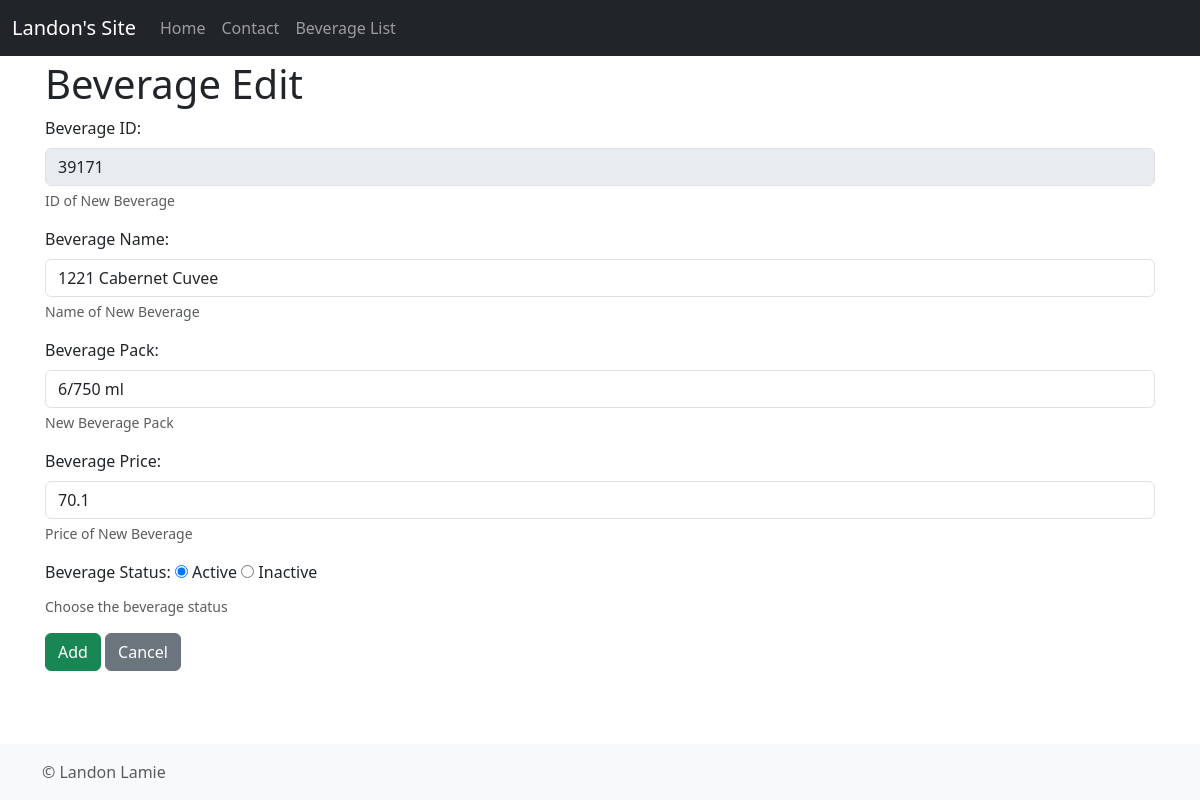
Page /beverage/39171/edit on the earlier database version.
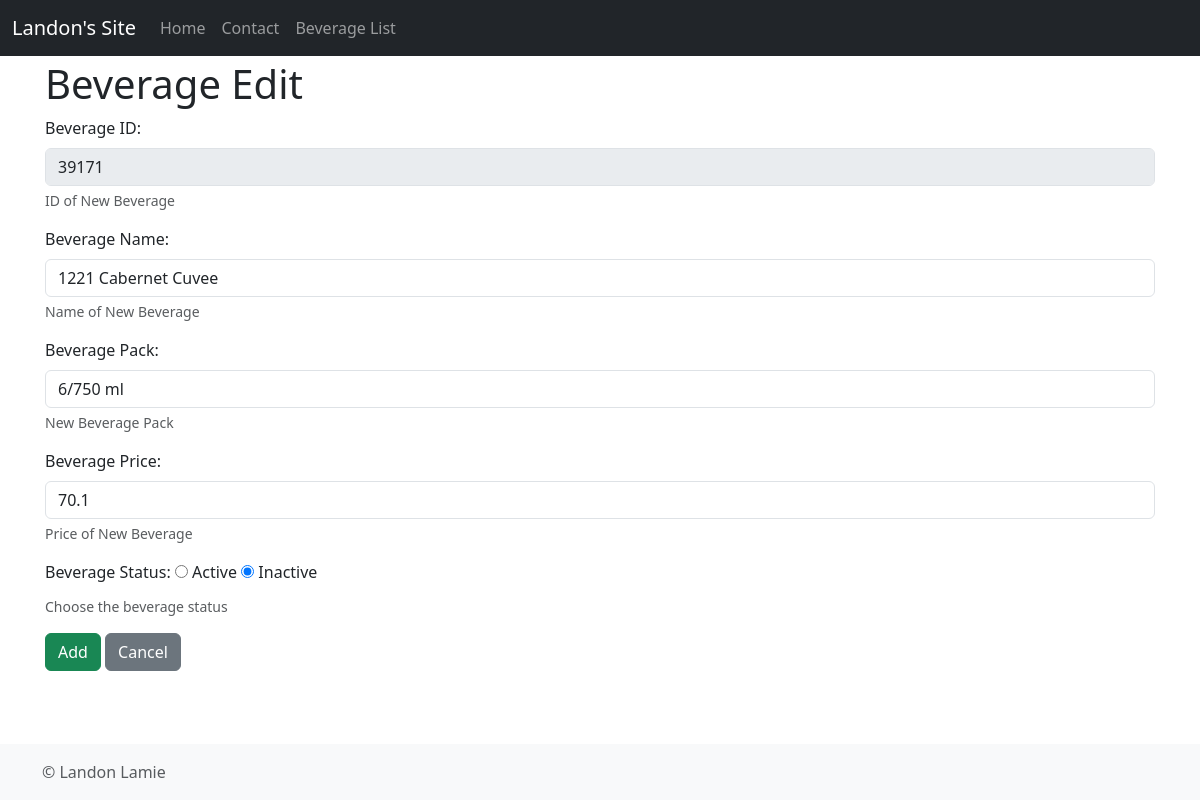
Same page on the later database version.
### models/beverage.py (models this page shows, shortened)
class Beverage(Base):
    __tablename__ = "beverages"
    id = Column(String(255), primary_key=True)
    name = Column(String(255), nullable=False)
    pack = Column(String(255), nullable=False)
    price = Column(Float, nullable=False)
    active = Column(Boolean, nullable=False)

### views/beverage.py (the view, shortened to what this page needs)
def beverage_edit_view(pk):
    errors = []
    beverage = db_session.get(Beverage, pk)
    if not beverage:
        flash(f"Unknown beverage with ID of {pk}", "danger")
        return redirect(url_for("beverage_list_view"))
    return render_template(
        "beverage/beverage_edit.html",
        beverage=beverage,
        errors=errors,
    )

### templates/beverage/beverage_edit.html (shortened to what this page needs)
{% extends "base.html" %}
{% block content %}
  <h1>Beverage Edit</h1>
  <form method="POST">
    <div class="mb-3">
      <label for="id" class="form-label">Beverage ID:</label>
      <input type="text" class="form-control" id="id" name="id" placeholder="Beverage ID"
          value="{{ beverage.id }}" disabled
      >
      <div id="id_help_id" class="form-text">ID of New Beverage</div>
    </div>
    <div class="mb-3">
      <label for="name" class="form-label">Beverage Name:</label>
      <input type="text" class="form-control" id="name_id" name="name" placeholder="Beverage Name"
      {% if errors %}
          value="{{ request.form['name']}}"
      {% else %}
         value="{{ beverage.name }}"
      {% endif %}
      >
      <div id="name_help_id" class="form-text">Name of New Beverage</div>
    </div>
    <div class="mb-3">
        <label for="pack" class="form-label">Beverage Pack:</label>
        <input type="text" class="form-control" id="pack_id" name="pack" placeholder="Beverage pack"
        {% if errors %}
            value="{{ request.form['pack']}}"
        {% else %}
            value="{{ beverage.pack }}"
        {% endif %}
        >
        <div id="pack_help_id" class="form-text">New Beverage Pack</div>
    </div>
    <div class="mb-3">
        <label for="price" class="form-label">Beverage Price:</label>
        <input type="text" class="form-control" id="price_id" name="price" placeholder="Beverage Price"
        {% if errors %}
            value="{{ request.form['price']}}"
        {% else %}
            value="{{ beverage.price }}"
        {% endif %}
        >
        <div id="price_help_id" class="form-text">Price of New Beverage</div>
    </div>
    <div class="mb-3">
      <label class="form-label" name="active" value="blank">Beverage Status:</label>
        <input type="radio" id="active_true" name="active" value="true" {% if beverage.active %}checked{% endif %}>
        <label for="active_true">Active</label>
        <input type="radio" id="active_false" name="active" value="false" {% if not beverage.active %}checked{% endif %}>
        <label for="active_false">Inactive</label>
      <div id="active_help" class="form-text">Choose the beverage status</div>
    </div>
    <button class="btn btn-success" type="submit">Add</button>
    <a href="{{url_for('beverage_list_view') }}" class="btn btn-secondary">Cancel</a>
  </form>
{% endblock content %}

### templates/base.html (shortened to what this page needs)
<!DOCTYPE html>
<html lang="en" class="h-100" data-bs-theme="auto">
  <head>
    <link
      href="https://cdn.jsdelivr.net/npm/bootstrap@5.3.3/dist/css/bootstrap.min.css"
      rel="stylesheet"
    />
    <link
      rel="stylesheet"
      href="https://cdn.jsdelivr.net/npm/@docsearch/css@3"
    />
  </head>
  <body class="d-flex flex-column h-100">
    <header>
      <nav class="navbar navbar-expand-md navbar-dark fixed-top bg-dark">
        <div class="container-fluid">
          <a class="navbar-brand" href="{{ url_for('home_view') }}">
            Landon's Site
          </a>
          <div class="collapse navbar-collapse" id="navbarCollapse">
            <ul class="navbar-nav me-auto mb-2 mb-md-0">
              <li class="nav-item">
                <a
                  class="nav-link {% if request.path == url_for('home_view')%} active {% endif %}"
                  aria-current="page"
                  href="{{ url_for('home_view')}}"
                  >Home
                </a>
              </li>
              <li class="nav-item">
                <a
                  class="nav-link {% if request.path == url_for('contact_view')%} active {% endif %}"
                  href="{{ url_for('contact_view')}}"
                  >Contact</a
                >
              </li>
              <li class="nav-item">
                <a
                  class="nav-link {% if request.path == url_for('beverage_list_view')%} active {% endif %}"
                  href="{{ url_for('beverage_list_view')}}"
                  >Beverage List</a
                >
              </li>
            </ul>
          </div>
        </div>
      </nav>
    </header>
    <main class="flex-shrink-0">
      <div class="container">
        {% block content %}{% endblock content %}</div>
    </main>
    <footer class="footer mt-auto py-3 bg-body-tertiary">
      <div class="container">
        <span class="text-body-secondary">&copy; Landon Lamie</span>
      </div>
    </footer>
  </body>
</html>

### templates/base.html (style rules this page uses)
main > .container { padding: 60px 15px 0; }

Differences in the rows shown:
changed Beverage "1221 Cabernet Cuvee": active "☑ Active" → "☐ Active"; active "☐ Inactive" → "☑ Inactive"
